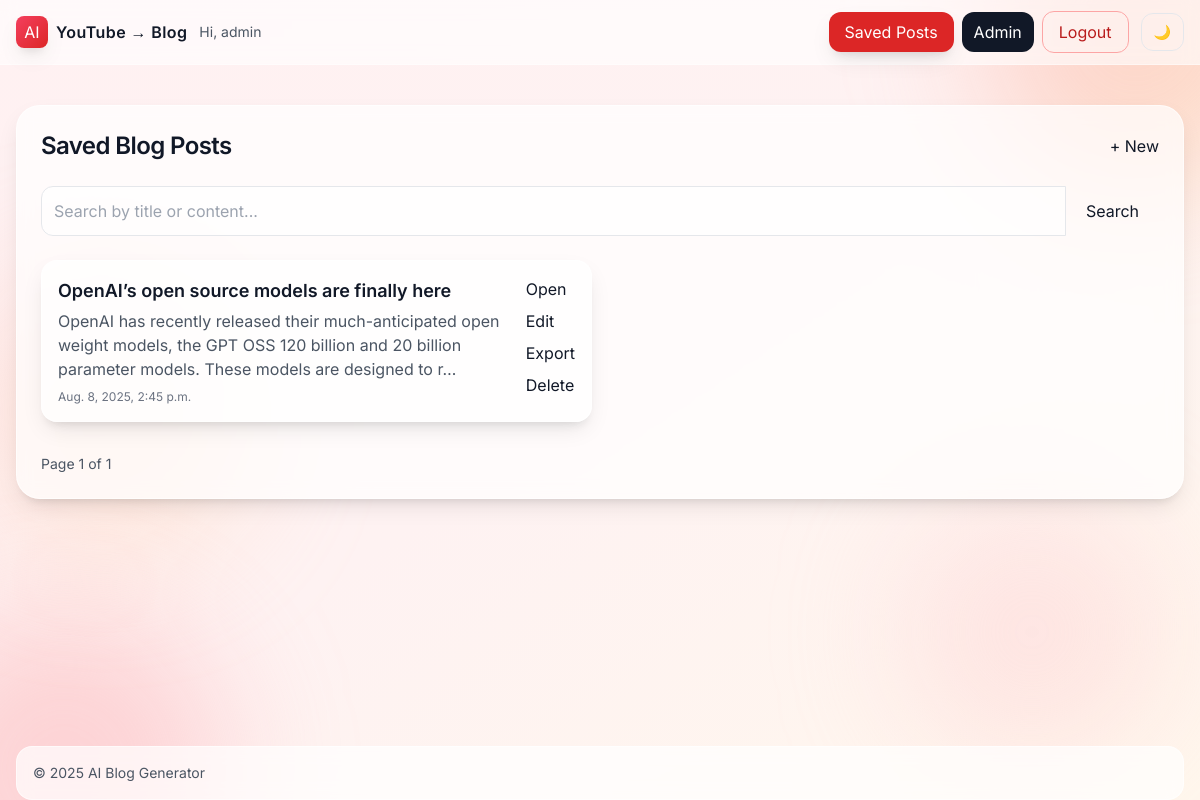
The page /blog-list (signed in) on the database its author committed.
### blog_generator/models.py (models this page shows)
class BlogPost(models.Model):
    user = models.ForeignKey(User, on_delete=models.CASCADE)
    youtube_title = models.CharField(max_length=300)
    youtube_link = models.URLField()
    generated_content=models.TextField()
    created_at=models.DateTimeField(auto_now_add=True)

### blog_generator/views.py (the view)
# urls.py: path('blog-list', views.blog_list, name ='blog_list'),
@login_required
def blog_list(request):
    query = request.GET.get('q', '').strip()
    articles = BlogPost.objects.filter(user=request.user)
    if query:
        articles = articles.filter(
            Q(youtube_title__icontains=query) | Q(generated_content__icontains=query)
        )
    paginator = Paginator(articles.order_by('-created_at'), 6)
    page_number = request.GET.get('page')
    page_obj = paginator.get_page(page_number)
    return render(request, "all-blogs.html", { 'page_obj': page_obj, 'query': query })

### templates/all-blogs.html (shortened to what this page needs)
{% extends 'base.html' %}
{% block content %}
<div class="rounded-3xl border border-white/60 bg-white/70 backdrop-blur p-6 shadow-soft">
  <div class="flex items-center justify-between mb-6">
    <h2 class="text-2xl font-semibold tracking-tight">Saved Blog Posts</h2>
    <a href="/" class="btn-primary">+ New</a>
  </div>
  <form method="get" class="mb-6">
    <div class="flex">
      <input type="text" name="q" value="{{ query }}" placeholder="Search by title or content..." class="flex-grow p-3 border border-gray-200 rounded-l-xl focus:outline-none focus:ring-2 focus:ring-violet-500 bg-white/60" />
      <button class="px-5 rounded-r-xl btn-secondary">Search</button>
    </div>
  </form>
  <div class="grid md:grid-cols-2 gap-4">
    {% for article in page_obj.object_list %}
      <div class="rounded-2xl border border-white/60 bg-white/70 p-4 shadow-soft">
        <div class="flex items-start justify-between gap-4">
          <div class="min-w-0">
            <a href="{% url 'blog_details' article.id %}" class="block">
              <h3 class="text-lg font-semibold truncate">{{ article.youtube_title }}</h3>
            </a>
            <p class="text-gray-600 mt-1">{{ article.generated_content|truncatechars:160 }}</p>
            <div class="text-xs text-gray-500 mt-2">{{ article.created_at }}</div>
          </div>
          <div class="flex flex-col gap-2 shrink-0">
            <a class="chip" href="{% url 'blog_details' article.id %}">Open</a>
            <a class="chip" href="{% url 'edit_blog' article.id %}">Edit</a>
            <a class="chip" href="{% url 'export_blog' article.id %}">Export</a>
            <form action="{% url 'delete_blog' article.id %}" method="post" onsubmit="return confirm('Delete this post?');">
              <button class="chip chip-danger">Delete</button>
            </form>
          </div>
        </div>
      </div>
    {% empty %}
      <div class="text-gray-600">No posts found.</div>
    {% endfor %}
  </div>
  <div class="flex items-center justify-between mt-8">
    <div class="text-sm text-gray-600">Page {{ page_obj.number }} of {{ page_obj.paginator.num_pages }}</div>
  </div>
</div>
{% endblock %}

### templates/base.html (shortened to what this page needs)
{% load static %}
<!DOCTYPE html>
<html lang="en" class="scroll-smooth">
<head>
  <script src="https://cdn.tailwindcss.com"></script>
  <link rel="stylesheet" href="{% static 'app.css' %}">
</head>
<body class="min-h-screen flex flex-col bg-gradient-to-br from-rose-50 via-red-50 to-orange-50 dark:from-neutral-900 dark:via-neutral-950 dark:to-black text-gray-900 dark:text-gray-100">
  <div aria-hidden="true" class="fixed inset-0 -z-10 overflow-hidden">
    <div class="absolute -top-32 -right-24 h-80 w-80 rounded-full blur-3xl bg-gradient-to-br from-rose-300/40 to-orange-300/40 dark:from-red-900/40 dark:to-rose-900/40"></div>
    <div class="absolute -bottom-32 -left-24 h-80 w-80 rounded-full blur-3xl bg-gradient-to-br from-red-300/40 to-rose-300/40 dark:from-neutral-800/40 dark:to-neutral-900/40"></div>
    <div class="absolute top-1/3 -left-10 h-72 w-72 rounded-full blur-3xl bg-gradient-to-br from-red-200/40 to-orange-200/40 dark:from-neutral-700/40 dark:to-neutral-800/40"></div>
    <div class="absolute bottom-10 right-10 h-64 w-64 rounded-full blur-3xl bg-gradient-to-br from-rose-200/40 to-red-200/40 dark:from-neutral-700/40 dark:to-neutral-800/40"></div>
  </div>
  <nav class="sticky top-0 z-30 backdrop-blur supports-[backdrop-filter]:bg-white/60 bg-white/70 dark:bg-neutral-900/60 border-b border-white/40 dark:border-neutral-800">
    <div class="max-w-7xl mx-auto px-4">
      <div class="flex justify-between items-center h-16">
        <div class="flex items-center gap-3 min-w-0">
          <a href="/" class="inline-flex items-center gap-2">
            <span class="inline-flex h-8 w-8 items-center justify-center rounded-lg bg-gradient-to-br from-rose-500 to-red-600 text-white shadow-soft">AI</span>
            <span class="font-semibold tracking-wide truncate">YouTube → Blog</span>
          </a>
          {% if user.is_authenticated %}
            <span class="hidden sm:inline text-sm text-gray-600 dark:text-gray-300 truncate">Hi, {{ user.username }}</span>
          {% endif %}
        </div>
        <div class="flex items-center gap-2">
          {% if user.is_authenticated %}
            <a href="/blog-list" class="inline-flex items-center justify-center text-white bg-red-600 hover:bg-red-700 px-4 py-2 rounded-xl shadow-soft transition">Saved Posts</a>
            {% if user.is_staff or user.is_superuser %}
              <a href="/admin/" class="inline-flex items-center justify-center text-white bg-gray-900 hover:bg-black px-3 py-2 rounded-xl transition">Admin</a>
            {% endif %}
            <a href="/logout" class="inline-flex items-center justify-center px-4 py-2 rounded-xl border border-red-300 text-red-700 hover:bg-red-50 dark:hover:bg-neutral-800 transition">Logout</a>
            <button id="themeToggle" class="ml-1 inline-flex items-center justify-center px-3 py-2 rounded-xl border border-gray-200 dark:border-neutral-700 hover:bg-white dark:hover:bg-neutral-800 transition text-sm" aria-label="Toggle dark mode">🌙</button>
          {% endif %}
        </div>
      </div>
    </div>
  </nav>
  <main class="flex-1 max-w-7xl mx-auto px-4 py-10 w-full">
    {% block content %}{% endblock %}
  </main>
  <footer class="mt-auto">
    <div class="max-w-7xl mx-auto px-4">
      <div class="rounded-2xl border border-white/60 dark:border-neutral-800 bg-white/70 dark:bg-neutral-900/60 backdrop-blur p-4 flex items-center justify-between text-sm text-gray-600 dark:text-gray-300">
        <span>© 2025 AI Blog Generator</span>
      </div>
    </div>
  </footer>
</body>
</html>

### static/app.css (style rules this page uses)
.btn-primary { @apply inline-flex items-center justify-center text-white bg-gradient-to-r from-fuchsia-600 to-violet-700 px-4 py-2 rounded-xl shadow-soft hover:brightness-110 transition; }
.btn-secondary { @apply inline-flex items-center justify-center text-violet-800 bg-violet-50 px-4 py-2 rounded-xl border border-violet-100 hover:bg-violet-100 transition; }
.chip { @apply inline-flex items-center justify-center px-3 py-1 text-sm rounded-lg border border-gray-200 hover:bg-white transition; }
.chip-danger { @apply border-rose-200 text-rose-700 hover:bg-rose-50; }

### rows shown on the page
BlogPost: youtube_title "OpenAI’s open source models are finally here", generated_content "OpenAI has recently released their much-anticipated open weight models, the GPT OSS 120 billion and 20 billion parameter models. These models are designed to r…", created_at "Aug. 8, 2025, 2:45 p.m."

### other values the page prints
{{ user.username }} "admin"
{{ page_obj.number }} "1"
{{ page_obj.paginator.num_pages }} "1"
